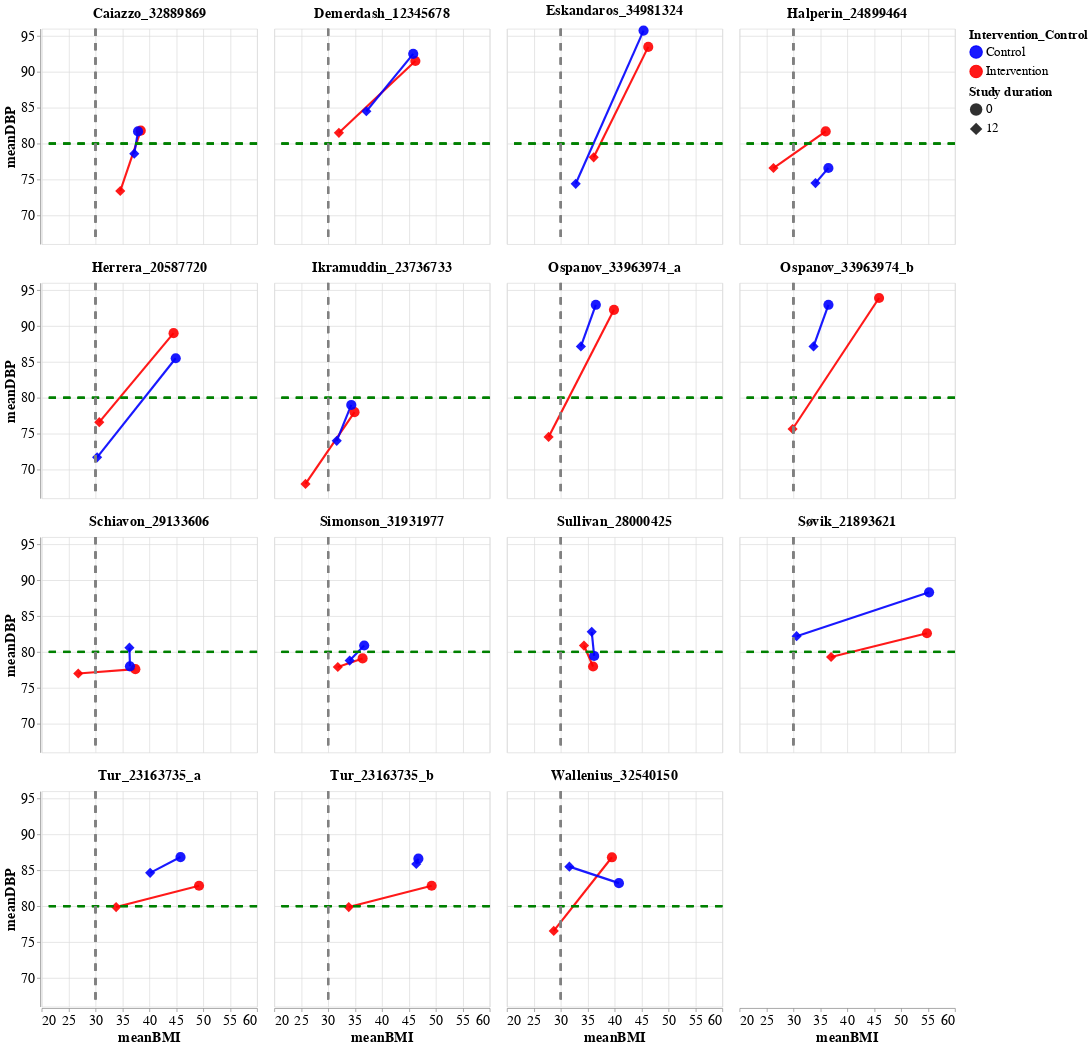

Here is the notebook cell this chart was saved with:
### Code cell
# Read in the Study_Pop_BMI_DBP data
DBP = pd.read_csv("../Data/Study_Pop_BMI_DBP.csv")

# Modify the durationofstudy columns and intervention control

DBP.rename(columns={'durationofstudy': 'Study duration','intervention_control':'Intervention_Control'}, inplace=True) # rename columns in place

# Update the entries in Intervention_control
DBP['Intervention_Control'] = DBP['Intervention_Control'].str.capitalize() # Make the first letter of the entries capital
#DBP
##### Visualize baseline and post-intervention at 12 months - DBP and split some studies with more than 2 treatment groups
df = DBP.loc[DBP['Study duration'].isin ([12,0])]
df = df.loc[~df['pmid'].isin([34554379,194696,25919069,30471927,32805133,1234567,23706413])]# Exclude papers without 12 month measures
P = alt.Chart(df).encode(alt.X('meanBMI').scale(zero=False,domain=[25, 56]),
                         alt.Y('meanDBP').scale(zero=False,domain=[67, 96]),
                         color= alt.Color('Intervention_Control:N').scale(domain=['Control','Intervention'],range=['blue','red']),
                         tooltip=list(df.columns))#,order=alt.Order('durationofstudy:N',sort='ascending'))
p1 = P.mark_line(opacity=0.9,size=3).encode()
p2 = P.mark_point(filled=True, size=200,opacity=0.9).encode(shape=alt.Shape('Study duration:N').scale(range=["circle","diamond"]))
p3= alt.Chart(df).mark_rule(strokeDash=[10, 10],color='green',size=3).encode(y=alt.datum(80))
p4 = alt.Chart(df).mark_rule(strokeDash=[10, 10],color='gray',size=3).encode(x=alt.datum(30))
#p4.mark_text(align='left',dx=5).encode(text='BMI')

main_plot = (p1+p2+p3+p4).facet('Author_pmid',columns = 4, align='all')
DBP_plot = main_plot
DBP_plot.configure_axis(
    labelFontSize=20,
    titleFontSize=20
).configure_title(
    fontSize=20
).configure_legend(
    titleFontSize=18,
    labelFontSize=18,
symbolSize = 300).configure_headerFacet(labelFontSize=20,labelFontWeight='bold', title= None)

### Figure 1 — Vega-Lite specification as saved in the notebook (floating-point values rounded to 4 significant figures)
{"config": {"view": {"continuousWidth": 300, "continuousHeight": 300}, "axis": {"labelFontSize": 20, "titleFontSize": 20}, "headerFacet": {"labelFontSize": 20, "labelFontWeight": "bold", "title": null}, "legend": {"labelFontSize": 18, "symbolSize": 300, "titleFontSize": 18}, "title": {"fontSize": 20}}, "data": {"name": "data-62f3d059395ed5e14e547cfa6a880ec0"}, "facet": {"field": "Author_pmid", "type": "nominal"}, "spec": {"layer": [{"mark": {"type": "line", "opacity": 0.9, "size": 3}, "encoding": {"color": {"field": "Intervention_Control", "scale": {"domain": ["Control", "Intervention"], "range": ["blue", "red"]}, "type": "nominal"}, "tooltip": [{"field": "level_0", "type": "quantitative"}, {"field": "index", "type": "quantitative"}, {"field": "pmid", "type": "quantitative"}, {"field": "doi", "type": "nominal"}, {"field": "author", "type": "nominal"}, {"field": "publicationyear", "type": "quantitative"}, {"field": "population", "type": "nominal"}, {"field": "totalsamplesize", "type": "quantitative"}, {"field": "sex", "type": "nominal"}, {"field": "Study duration", "type": "quantitative"}, {"field": "noofMALES", "type": "quantitative"}, {"field": "noofFEMALES", "type": "quantitative"}, {"field": "meanBMI", "type": "quantitative"}, {"field": "meanDBP", "type": "quantitative"}, {"field": "Intervention_Control", "type": "nominal"}, {"field": "extracted_portion", "type": "nominal"}, {"field": "lname", "type": "nominal"}, {"field": "Author_pmid", "type": "nominal"}], "x": {"field": "meanBMI", "scale": {"zero": false, "domain": [25, 56]}, "type": "quantitative"}, "y": {"field": "meanDBP", "scale": {"zero": false, "domain": [67, 96]}, "type": "quantitative"}}}, {"mark": {"type": "point", "filled": true, "opacity": 0.9, "size": 200}, "encoding": {"color": {"field": "Intervention_Control", "scale": {"domain": ["Control", "Intervention"], "range": ["blue", "red"]}, "type": "nominal"}, "shape": {"field": "Study duration", "scale": {"range": ["circle", "diamond"]}, "type": "nominal"}, "tooltip": [{"field": "level_0", "type": "quantitative"}, {"field": "index", "type": "quantitative"}, {"field": "pmid", "type": "quantitative"}, {"field": "doi", "type": "nominal"}, {"field": "author", "type": "nominal"}, {"field": "publicationyear", "type": "quantitative"}, {"field": "population", "type": "nominal"}, {"field": "totalsamplesize", "type": "quantitative"}, {"field": "sex", "type": "nominal"}, {"field": "Study duration", "type": "quantitative"}, {"field": "noofMALES", "type": "quantitative"}, {"field": "noofFEMALES", "type": "quantitative"}, {"field": "meanBMI", "type": "quantitative"}, {"field": "meanDBP", "type": "quantitative"}, {"field": "Intervention_Control", "type": "nominal"}, {"field": "extracted_portion", "type": "nominal"}, {"field": "lname", "type": "nominal"}, {"field": "Author_pmid", "type": "nominal"}], "x": {"field": "meanBMI", "scale": {"zero": false, "domain": [25, 56]}, "type": "quantitative"}, "y": {"field": "meanDBP", "scale": {"zero": false, "domain": [67, 96]}, "type": "quantitative"}}}, {"mark": {"type": "rule", "color": "green", "size": 3, "strokeDash": [10, 10]}, "encoding": {"y": {"datum": 80}}}, {"mark": {"type": "rule", "color": "gray", "size": 3, "strokeDash": [10, 10]}, "encoding": {"x": {"datum": 30}}}]}, "align": "all", "columns": 4, "$schema": "https://vega.github.io/schema/vega-lite/v5.17.0.json", "datasets": {"data-62f3d059395ed5e14e547cfa6a880ec0": [{"level_0": 0, "index": 0, "pmid": 21893621, "doi": "10.7326/0003-4819-155-5-201109060-00005", "author": " Torgeir T. Søvik", "publicationyear": 2011, "population": "Mixed", "totalsamplesize": 60.0, "sex": "Both", "Study duration": 0.0, "noofMALES": 8.0, "noofFEMALES": 23.0, "meanBMI": 54.8, "meanDBP": 82.6, "Intervention_Control": "Intervention", "extracted_portion": "GB", "lname": "Søvik", "Author_pmid": "Søvik_21893621"}, {"level_0": 1, "index": 1, "pmid": 21893621, "doi": "10.7326/0003-4819-155-5-201109060-00005", "author": " Torgeir T. Søvik", "publicationyear": 2011, "population": "Mixed", "totalsamplesize": 60.0, "sex": "Both", "Study duration": 0.0, "noofMALES": 10.0, "noofFEMALES": 19.0, "meanBMI": 55.2, "meanDBP": 88.3, "Intervention_Control": "Control", "extracted_portion": "DS", "lname": "Søvik", "Author_pmid": "Søvik_21893621"}, {"level_0": 2, "index": 2, "pmid": 20587720, "doi": " 10.2337/dc09-1833", "author": "Miguel F Herrera", "publicationyear": 2010, "population": "EUR", "totalsamplesize": 24.0, "sex": "Both", "Study duration": 0.0, "noofMALES": 3.0, "noofFEMALES": 8.0, "meanBMI": 44.9, "meanDBP": 85.5, "Intervention_Control": "Control", "extracted_portion": "LRYGB_Omentectomy", "lname": "Herrera", "Author_pmid": "Herrera_20587720"}, {"level_0": 3, "index": 3, "pmid": 20587720, "doi": " 10.2337/dc09-1833", "author": "Miguel F Herrera", "publicationyear": 2010, "population": "EUR", "totalsamplesize": 24.0, "sex": "Both", "Study duration": 0.0, "noofMALES": 1.0, "noofFEMALES": 10.0, "meanBMI": 44.5, "meanDBP": 89.0, "Intervention_Control": "Intervention", "extracted_portion": "LRYGB", "lname": "Herrera", "Author_pmid": "Herrera_20587720"}, {"level_0": 4, "index": 4, "pmid": 33963974, "doi": "10.1007/s11695-021-05454-2", "author": "Oral Ospanov", "publicationyear": 2021, "population": "East Asian", "totalsamplesize": 60.0, "sex": "Both", "Study duration": 0.0, "noofMALES": 7.0, "noofFEMALES": 13.0, "meanBMI": 36.51, "meanDBP": 92.95, "Intervention_Control": "Control", "extracted_portion": "HDER", "lname": "Ospanov", "Author_pmid": "Ospanov_33963974_a"}, {"level_0": 5, "index": 4, "pmid": 33963974, "doi": "10.1007/s11695-021-05454-2", "author": "Oral Ospanov", "publicationyear": 2021, "population": "East Asian", "totalsamplesize": 60.0, "sex": "Both", "Study duration": 0.0, "noofMALES": 7.0, "noofFEMALES": 13.0, "meanBMI": 36.51, "meanDBP": 92.95, "Intervention_Control": "Control", "extracted_portion": "HDER", "lname": "Ospanov", "Author_pmid": "Ospanov_33963974_b"}, {"level_0": 6, "index": 5, "pmid": 33963974, "doi": "10.1007/s11695-021-05454-2", "author": "Oral Ospanov", "publicationyear": 2021, "population": "East Asian", "totalsamplesize": 60.0, "sex": "Both", "Study duration": 0.0, "noofMALES": 2.0, "noofFEMALES": 18.0, "meanBMI": 39.88, "meanDBP": 92.25, "Intervention_Control": "Intervention", "extracted_portion": "LOAGB-OSPAN", "lname": "Ospanov", "Author_pmid": "Ospanov_33963974_a"}, {"level_0": 7, "index": 6, "pmid": 33963974, "doi": "10.1007/s11695-021-05454-2", "author": "Oral Ospanov", "publicationyear": 2021, "population": "East Asian", "totalsamplesize": 60.0, "sex": "Both", "Study duration": 0.0, "noofMALES": 5.0, "noofFEMALES": 15.0, "meanBMI": 45.91, "meanDBP": 93.9, "Intervention_Control": "Intervention", "extracted_portion": "LMGB-OAGB", "lname": "Ospanov", "Author_pmid": "Ospanov_33963974_b"}, {"level_0": 10, "index": 9, "pmid": 34981324, "doi": "10.1007/s11695-021-05868-y", "author": "Moheb S Eskandaros ", "publicationyear": 2022, "population": "AFR", "totalsamplesize": 150.0, "sex": "Both", "Study duration": 0.0, "noofMALES": 20.0, "noofFEMALES": 37.0, "meanBMI": 45.37, "meanDBP": 95.74, "Intervention_Control": "Control", "extracted_portion": "L-RYGB", "lname": "Eskandaros", "Author_pmid": "Eskandaros_34981324"}, {"level_0": 11, "index": 10, "pmid": 34981324, "doi": "10.1007/s11695-021-05868-y", "author": "Moheb S Eskandaros ", "publicationyear": 2022, "population": "AFR", "totalsamplesize": 150.0, "sex": "Both", "Study duration": 0.0, "noofMALES": 22.0, "noofFEMALES": 42.0, "meanBMI": 46.25, "meanDBP": 93.47, "Intervention_Control": "Intervention", "extracted_portion": "S-RYGB", "lname": "Eskandaros", "Author_pmid": "Eskandaros_34981324"}, {"level_0": 12, "index": 11, "pmid": 29133606, "doi": "10.1161/CIRCULATIONAHA.117.032130", "author": "Carlos Aurelio Schiavon ", "publicationyear": 2018, "population": "Mixed", "totalsamplesize": 100.0, "sex": "Both", "Study duration": 0.0, "noofMALES": 9.0, "noofFEMALES": 41.0, "meanBMI": 37.4, "meanDBP": 77.6, "Intervention_Control": "Intervention", "extracted_portion": "RYGBplusMT", "lname": "Schiavon", "Author_pmid": "Schiavon_29133606"}, {"level_0": 13, "index": 12, "pmid": 29133606, "doi": "10.1161/CIRCULATIONAHA.117.032130", "author": "Carlos Aurelio Schiavon ", "publicationyear": 2018, "population": "Mixed", "totalsamplesize": 100.0, "sex": "Both", "Study duration": 0.0, "noofMALES": 15.0, "noofFEMALES": 35.0, "meanBMI": 36.4, "meanDBP": 78.0, "Intervention_Control": "Control", "extracted_portion": "MT", "lname": "Schiavon", "Author_pmid": "Schiavon_29133606"}, {"level_0": 14, "index": 13, "pmid": 32540150, "doi": "10.1016/j.soard.2020.04.033", "author": "Ville Wallenius ", "publicationyear": 2020, "population": "EUR", "totalsamplesize": 49.0, "sex": "Both", "Study duration": 0.0, "noofMALES": 13.0, "noofFEMALES": 12.0, "meanBMI": 39.5, "meanDBP": 86.8, "Intervention_Control": "Intervention", "extracted_portion": "RYGB", "lname": "Wallenius", "Author_pmid": "Wallenius_32540150"}, {"level_0": 15, "index": 14, "pmid": 32540150, "doi": "10.1016/j.soard.2020.04.033", "author": "Ville Wallenius ", "publicationyear": 2020, "population": "EUR", "totalsamplesize": 49.0, "sex": "Both", "Study duration": 0.0, "noofMALES": 13.0, "noofFEMALES": 11.0, "meanBMI": 40.8, "meanDBP": 83.2, "Intervention_Control": "Control", "extracted_portion": "SG", "lname": "Wallenius", "Author_pmid": "Wallenius_32540150"}, {"level_0": 20, "index": 19, "pmid": 23163735, "doi": "10.1111/cen.12109", "author": "Juan Jesús Tur", "publicationyear": 2013, "population": "EUR", "totalsamplesize": 143.0, "sex": "Both", "Study duration": 0.0, "noofMALES": 17.0, "noofFEMALES": 43.0, "meanBMI": 45.79, "meanDBP": 86.83, "Intervention_Control": "Control", "extracted_portion": "ILI", "lname": "Tur", "Author_pmid": "Tur_23163735_a"}, {"level_0": 21, "index": 20, "pmid": 23163735, "doi": "10.1111/cen.12109", "author": "Juan Jesús Tur", "publicationyear": 2013, "population": "EUR", "totalsamplesize": 143.0, "sex": "Both", "Study duration": 0.0, "noofMALES": 11.0, "noofFEMALES": 26.0, "meanBMI": 49.23, "meanDBP": 82.84, "Intervention_Control": "Intervention", "extracted_portion": "SOG", "lname": "Tur", "Author_pmid": "Tur_23163735_a"}, {"level_0": 21, "index": 20, "pmid": 23163735, "doi": "10.1111/cen.12109", "author": "Juan Jesús Tur", "publicationyear": 2013, "population": "EUR", "totalsamplesize": 143.0, "sex": "Both", "Study duration": 0.0, "noofMALES": 11.0, "noofFEMALES": 26.0, "meanBMI": 49.23, "meanDBP": 82.84, "Intervention_Control": "Intervention", "extracted_portion": "SOG", "lname": "Tur", "Author_pmid": "Tur_23163735_b"}, {"level_0": 22, "index": 21, "pmid": 23163735, "doi": "10.1111/cen.12109", "author": "Juan Jesús Tur", "publicationyear": 2013, "population": "EUR", "totalsamplesize": 143.0, "sex": "Both", "Study duration": 0.0, "noofMALES": 17.0, "noofFEMALES": 29.0, "meanBMI": 46.76, "meanDBP": 86.61, "Intervention_Control": "Control", "extracted_portion": "COT", "lname": "Tur", "Author_pmid": "Tur_23163735_b"}, {"level_0": 26, "index": 25, "pmid": 32889869, "doi": "10.1097/SLA.0000000000004339", "author": "Robert Caiazzo", "publicationyear": 2020, "population": "EUR", "totalsamplesize": 80.0, "sex": "Both", "Study duration": 0.0, "noofMALES": 15.0, "noofFEMALES": 34.0, "meanBMI": 38.4, "meanDBP": 81.8, "Intervention_Control": "Intervention", "extracted_portion": "DJBL", "lname": "Caiazzo", "Author_pmid": "Caiazzo_32889869"}, {"level_0": 27, "index": 26, "pmid": 32889869, "doi": "10.1097/SLA.0000000000004339", "author": "Robert Caiazzo", "publicationyear": 2020, "population": "EUR", "totalsamplesize": 80.0, "sex": "Both", "Study duration": 0.0, "noofMALES": 11.0, "noofFEMALES": 20.0, "meanBMI": 37.9, "meanDBP": 81.7, "Intervention_Control": "Control", "extracted_portion": "MT", "lname": "Caiazzo", "Author_pmid": "Caiazzo_32889869"}, {"level_0": 28, "index": 27, "pmid": 28000425, "doi": "10.1002/oby.21702", "author": "Shelby Sullivan", "publicationyear": 2016, "population": "EUR", "totalsamplesize": 332.0, "sex": "Both", "Study duration": 0.0, "noofMALES": 10.0, "noofFEMALES": 101.0, "meanBMI": 36.2, "meanDBP": 79.44, "Intervention_Control": "Control", "extracted_portion": "Sham", "lname": "Sullivan", "Author_pmid": "Sullivan_28000425"}, {"level_0": 29, "index": 28, "pmid": 28000425, "doi": "10.1002/oby.21702", "author": "Shelby Sullivan", "publicationyear": 2016, "population": "EUR", "totalsamplesize": 332.0, "sex": "Both", "Study duration": 0.0, "noofMALES": 26.0, "noofFEMALES": 195.0, "meanBMI": 36.0, "meanDBP": 77.97, "Intervention_Control": "Intervention", "extracted_portion": "POSE", "lname": "Sullivan", "Author_pmid": "Sullivan_28000425"}, {"level_0": 30, "index": 29, "pmid": 31931977, "doi": "10.1016/j.soard.2019.03.038", "author": "Donald C Simonson ", "publicationyear": 2019, "population": "Mixed", "totalsamplesize": 40.0, "sex": "Both", "Study duration": 0.0, "noofMALES": 9.0, "noofFEMALES": 9.0, "meanBMI": 36.4, "meanDBP": 79.1, "Intervention_Control": "Intervention", "extracted_portion": "LAGB", "lname": "Simonson", "Author_pmid": "Simonson_31931977"}, {"level_0": 31, "index": 30, "pmid": 31931977, "doi": "10.1016/j.soard.2019.03.038", "author": "Donald C Simonson ", "publicationyear": 2019, "population": "Mixed", "totalsamplesize": 40.0, "sex": "Both", "Study duration": 0.0, "noofMALES": 13.0, "noofFEMALES": 9.0, "meanBMI": 36.7, "meanDBP": 80.9, "Intervention_Control": "Control", "extracted_portion": "DWM", "lname": "Simonson", "Author_pmid": "Simonson_31931977"}, {"level_0": 34, "index": 33, "pmid": 23736733, "doi": "10.1001/jama.2013.5835", "author": "Sayeed Ikramuddin", "publicationyear": 2013, "population": "Mixed", "totalsamplesize": 120.0, "sex": "Both", "Study duration": 0.0, "noofMALES": 22.0, "noofFEMALES": 38.0, "meanBMI": 34.9, "meanDBP": 78.0, "Intervention_Control": "Intervention", "extracted_portion": "RYGBplusLMM", "lname": "Ikramuddin", "Author_pmid": "Ikramuddin_23736733"}, {"level_0": 35, "index": 34, "pmid": 23736733, "doi": "10.1001/jama.2013.5835", "author": "Sayeed Ikramuddin", "publicationyear": 2013, "population": "Mixed", "totalsamplesize": 120.0, "sex": "Both", "Study duration": 0.0, "noofMALES": 26.0, "noofFEMALES": 34.0, "meanBMI": 34.3, "meanDBP": 79.0, "Intervention_Control": "Control", "extracted_portion": "LMM", "lname": "Ikramuddin", "Author_pmid": "Ikramuddin_23736733"}, {"level_0": 41, "index": 40, "pmid": 24899464, "doi": "10.1001/jamasurg.2014.514", "author": "Florencia Halperin", "publicationyear": 2014, "population": "Mixed", "totalsamplesize": 43.0, "sex": "Both", "Study duration": 0.0, "noofMALES": 9.0, "noofFEMALES": 10.0, "meanBMI": 36.5, "meanDBP": 76.6, "Intervention_Control": "Control", "extracted_portion": "WhyWAIT", "lname": "Halperin", "Author_pmid": "Halperin_24899464"}, {"level_0": 42, "index": 41, "pmid": 24899464, "doi": "10.1001/jamasurg.2014.514", "author": "Florencia Halperin", "publicationyear": 2014, "population": "Mixed", "totalsamplesize": 43.0, "sex": "Both", "Study duration": 0.0, "noofMALES": 6.0, "noofFEMALES": 13.0, "meanBMI": 36.0, "meanDBP": 81.7, "Intervention_Control": "Intervention", "extracted_portion": "RYGB", "lname": "Halperin", "Author_pmid": "Halperin_24899464"}, {"level_0": 43, "index": 42, "pmid": 12345678, "doi": "https://doi.org/10.1016/j.ajme.2012.07.002", "author": "Hala Mourad Demerdash", "publicationyear": 2012, "population": "AFR", "totalsamplesize": 40.0, "sex": "Both", "Study duration": 0.0, "noofMALES": 2.0, "noofFEMALES": 14.0, "meanBMI": 46.2, "meanDBP": 91.5, "Intervention_Control": "Intervention", "extracted_portion": "RYGB", "lname": "Demerdash", "Author_pmid": "Demerdash_12345678"}, {"level_0": 44, "index": 43, "pmid": 12345678, "doi": "https://doi.org/10.1016/j.ajme.2012.07.002", "author": "Hala Mourad Demerdash", "publicationyear": 2012, "population": "AFR", "totalsamplesize": 40.0, "sex": "Both", "Study duration": 0.0, "noofMALES": 3.0, "noofFEMALES": 15.0, "meanBMI": 45.8, "meanDBP": 92.5, "Intervention_Control": "Control", "extracted_portion": "BAND", "lname": "Demerdash", "Author_pmid": "Demerdash_12345678"}, {"level_0": 47, "index": 46, "pmid": 31931977, "doi": "10.1016/j.soard.2019.03.038", "author": "Donald C Simonson ", "publicationyear": 2019, "population": "Mixed", "totalsamplesize": 40.0, "sex": "Both", "Study duration": 12.0, "noofMALES": 9.0, "noofFEMALES": 9.0, "meanBMI": 31.8, "meanDBP": 77.9, "Intervention_Control": "Intervention", "extracted_portion": "LAGB", "lname": "Simonson", "Author_pmid": "Simonson_31931977"}, {"level_0": 49, "index": 48, "pmid": 29133606, "doi": "10.1161/CIRCULATIONAHA.117.032130", "author": "Carlos Aurelio Schiavon ", "publicationyear": 2018, "population": "Mixed", "totalsamplesize": 100.0, "sex": "Both", "Study duration": 12.0, "noofMALES": 15.0, "noofFEMALES": 35.0, "meanBMI": 36.3, "meanDBP": 80.6, "Intervention_Control": "Control", "extracted_portion": "MT", "lname": "Schiavon", "Author_pmid": "Schiavon_29133606"}, {"level_0": 51, "index": 50, "pmid": 33963974, "doi": "10.1007/s11695-021-05454-2", "author": "Oral Ospanov", "publicationyear": 2021, "population": "East Asian", "totalsamplesize": 60.0, "sex": "Both", "Study duration": 12.0, "noofMALES": 7.0, "noofFEMALES": 13.0, "meanBMI": 33.74, "meanDBP": 87.15, "Intervention_Control": "Control", "extracted_portion": "HDER", "lname": "Ospanov", "Author_pmid": "Ospanov_33963974_a"}, {"level_0": 52, "index": 50, "pmid": 33963974, "doi": "10.1007/s11695-021-05454-2", "author": "Oral Ospanov", "publicationyear": 2021, "population": "East Asian", "totalsamplesize": 60.0, "sex": "Both", "Study duration": 12.0, "noofMALES": 7.0, "noofFEMALES": 13.0, "meanBMI": 33.74, "meanDBP": 87.15, "Intervention_Control": "Control", "extracted_portion": "HDER", "lname": "Ospanov", "Author_pmid": "Ospanov_33963974_b"}, {"level_0": 54, "index": 52, "pmid": 31931977, "doi": "10.1016/j.soard.2019.03.038", "author": "Donald C Simonson ", "publicationyear": 2019, "population": "Mixed", "totalsamplesize": 40.0, "sex": "Both", "Study duration": 12.0, "noofMALES": 13.0, "noofFEMALES": 9.0, "meanBMI": 34.0, "meanDBP": 78.8, "Intervention_Control": "Control", "extracted_portion": "DWM", "lname": "Simonson", "Author_pmid": "Simonson_31931977"}, {"level_0": 55, "index": 53, "pmid": 20587720, "doi": " 10.2337/dc09-1833", "author": "Miguel F Herrera", "publicationyear": 2010, "population": "EUR", "totalsamplesize": 24.0, "sex": "Both", "Study duration": 12.0, "noofMALES": 3.0, "noofFEMALES": 8.0, "meanBMI": 30.3, "meanDBP": 71.7, "Intervention_Control": "Control", "extracted_portion": "LRYGB_Omentectomy", "lname": "Herrera", "Author_pmid": "Herrera_20587720"}, {"level_0": 57, "index": 55, "pmid": 23736733, "doi": "10.1001/jama.2013.5835", "author": "Sayeed Ikramuddin", "publicationyear": 2013, "population": "Mixed", "totalsamplesize": 120.0, "sex": "Both", "Study duration": 12.0, "noofMALES": 26.0, "noofFEMALES": 34.0, "meanBMI": 31.6, "meanDBP": 74.0, "Intervention_Control": "Control", "extracted_portion": "LMM", "lname": "Ikramuddin", "Author_pmid": "Ikramuddin_23736733"}, {"level_0": 59, "index": 57, "pmid": 32540150, "doi": "10.1016/j.soard.2020.04.033", "author": "Ville Wallenius ", "publicationyear": 2020, "population": "EUR", "totalsamplesize": 49.0, "sex": "Both", "Study duration": 12.0, "noofMALES": 13.0, "noofFEMALES": 12.0, "meanBMI": 28.7, "meanDBP": 76.55, "Intervention_Control": "Intervention", "extracted_portion": "RYGB", "lname": "Wallenius", "Author_pmid": "Wallenius_32540150"}, {"level_0": 62, "index": 60, "pmid": 33963974, "doi": "10.1007/s11695-021-05454-2", "author": "Oral Ospanov", "publicationyear": 2021, "population": "East Asian", "totalsamplesize": 60.0, "sex": "Both", "Study duration": 12.0, "noofMALES": 5.0, "noofFEMALES": 15.0, "meanBMI": 29.85, "meanDBP": 75.65, "Intervention_Control": "Intervention", "extracted_portion": "LMGB-OAGB", "lname": "Ospanov", "Author_pmid": "Ospanov_33963974_b"}, {"level_0": 63, "index": 61, "pmid": 12345678, "doi": "https://doi.org/10.1016/j.ajme.2012.07.002", "author": "Hala Mourad Demerdash", "publicationyear": 2012, "population": "AFR", "totalsamplesize": 40.0, "sex": "Both", "Study duration": 12.0, "noofMALES": 3.0, "noofFEMALES": 15.0, "meanBMI": 37.1, "meanDBP": 84.5, "Intervention_Control": "Control", "extracted_portion": "BAND", "lname": "Demerdash", "Author_pmid": "Demerdash_12345678"}, {"level_0": 64, "index": 62, "pmid": 12345678, "doi": "https://doi.org/10.1016/j.ajme.2012.07.002", "author": "Hala Mourad Demerdash", "publicationyear": 2012, "population": "AFR", "totalsamplesize": 40.0, "sex": "Both", "Study duration": 12.0, "noofMALES": 2.0, "noofFEMALES": 14.0, "meanBMI": 32.0, "meanDBP": 81.5, "Intervention_Control": "Intervention", "extracted_portion": "RYGB", "lname": "Demerdash", "Author_pmid": "Demerdash_12345678"}, {"level_0": 65, "index": 63, "pmid": 32540150, "doi": "10.1016/j.soard.2020.04.033", "author": "Ville Wallenius ", "publicationyear": 2020, "population": "EUR", "totalsamplesize": 49.0, "sex": "Both", "Study duration": 12.0, "noofMALES": 13.0, "noofFEMALES": 11.0, "meanBMI": 31.6, "meanDBP": 85.5, "Intervention_Control": "Control", "extracted_portion": "SG", "lname": "Wallenius", "Author_pmid": "Wallenius_32540150"}, {"level_0": 70, "index": 68, "pmid": 32889869, "doi": "10.1097/SLA.0000000000004339", "author": "Robert Caiazzo", "publicationyear": 2020, "population": "EUR", "totalsamplesize": 80.0, "sex": "Both", "Study duration": 12.0, "noofMALES": 0.0, "noofFEMALES": 0.0, "meanBMI": 34.6, "meanDBP": 73.4, "Intervention_Control": "Intervention", "extracted_portion": "DJBL", "lname": "Caiazzo", "Author_pmid": "Caiazzo_32889869"}, {"level_0": 72, "index": 70, "pmid": 20587720, "doi": " 10.2337/dc09-1833", "author": "Miguel F Herrera", "publicationyear": 2010, "population": "EUR", "totalsamplesize": 24.0, "sex": "Both", "Study duration": 12.0, "noofMALES": 1.0, "noofFEMALES": 10.0, "meanBMI": 30.7, "meanDBP": 76.6, "Intervention_Control": "Intervention", "extracted_portion": "LRYGB", "lname": "Herrera", "Author_pmid": "Herrera_20587720"}, {"level_0": 73, "index": 71, "pmid": 21893621, "doi": "10.7326/0003-4819-155-5-201109060-00005", "author": " Torgeir T. Søvik", "publicationyear": 2011, "population": "Mixed", "totalsamplesize": 60.0, "sex": "Both", "Study duration": 12.0, "noofMALES": 8.0, "noofFEMALES": 23.0, "meanBMI": 37.0, "meanDBP": 79.3, "Intervention_Control": "Intervention", "extracted_portion": "GB", "lname": "Søvik", "Author_pmid": "Søvik_21893621"}, {"level_0": 74, "index": 72, "pmid": 33963974, "doi": "10.1007/s11695-021-05454-2", "author": "Oral Ospanov", "publicationyear": 2021, "population": "East Asian", "totalsamplesize": 60.0, "sex": "Both", "Study duration": 12.0, "noofMALES": 2.0, "noofFEMALES": 18.0, "meanBMI": 27.74, "meanDBP": 74.55, "Intervention_Control": "Intervention", "extracted_portion": "LOAGB-OSPAN", "lname": "Ospanov", "Author_pmid": "Ospanov_33963974_a"}, {"level_0": 75, "index": 73, "pmid": 32889869, "doi": "10.1097/SLA.0000000000004339", "author": "Robert Caiazzo", "publicationyear": 2020, "population": "EUR", "totalsamplesize": 80.0, "sex": "Both", "Study duration": 12.0, "noofMALES": 0.0, "noofFEMALES": 0.0, "meanBMI": 37.2, "meanDBP": 78.6, "Intervention_Control": "Control", "extracted_portion": "MT", "lname": "Caiazzo", "Author_pmid": "Caiazzo_32889869"}, {"level_0": 83, "index": 81, "pmid": 21893621, "doi": "10.7326/0003-4819-155-5-201109060-00005", "author": " Torgeir T. Søvik", "publicationyear": 2011, "population": "Mixed", "totalsamplesize": 60.0, "sex": "Both", "Study duration": 12.0, "noofMALES": 10.0, "noofFEMALES": 19.0, "meanBMI": 30.6, "meanDBP": 82.2, "Intervention_Control": "Control", "extracted_portion": "DS", "lname": "Søvik", "Author_pmid": "Søvik_21893621"}, {"level_0": 84, "index": 82, "pmid": 24899464, "doi": "10.1001/jamasurg.2014.514", "author": "Florencia Halperin", "publicationyear": 2014, "population": "Mixed", "totalsamplesize": 43.0, "sex": "Both", "Study duration": 12.0, "noofMALES": 9.0, "noofFEMALES": 10.0, "meanBMI": 34.1, "meanDBP": 74.5, "Intervention_Control": "Control", "extracted_portion": "WhyWAIT", "lname": "Halperin", "Author_pmid": "Halperin_24899464"}, {"level_0": 87, "index": 85, "pmid": 28000425, "doi": "10.1002/oby.21702", "author": "Shelby Sullivan", "publicationyear": 2016, "population": "EUR", "totalsamplesize": 332.0, "sex": "Both", "Study duration": 12.0, "noofMALES": 26.0, "noofFEMALES": 195.0, "meanBMI": 34.31, "meanDBP": 80.89, "Intervention_Control": "Intervention", "extracted_portion": "POSE", "lname": "Sullivan", "Author_pmid": "Sullivan_28000425"}, {"level_0": 91, "index": 89, "pmid": 29133606, "doi": "10.1161/CIRCULATIONAHA.117.032130", "author": "Carlos Aurelio Schiavon ", "publicationyear": 2018, "population": "Mixed", "totalsamplesize": 100.0, "sex": "Both", "Study duration": 12.0, "noofMALES": 9.0, "noofFEMALES": 41.0, "meanBMI": 26.8, "meanDBP": 77.0, "Intervention_Control": "Intervention", "extracted_portion": "RYGBplusMT", "lname": "Schiavon", "Author_pmid": "Schiavon_29133606"}, {"level_0": 98, "index": 96, "pmid": 34981324, "doi": "10.1007/s11695-021-05868-y", "author": "Moheb S Eskandaros ", "publicationyear": 2022, "population": "AFR", "totalsamplesize": 150.0, "sex": "Both", "Study duration": 12.0, "noofMALES": 22.0, "noofFEMALES": 42.0, "meanBMI": 36.12, "meanDBP": 78.09, "Intervention_Control": "Intervention", "extracted_portion": "S-RYGB", "lname": "Eskandaros", "Author_pmid": "Eskandaros_34981324"}, {"level_0": 99, "index": 97, "pmid": 23736733, "doi": "10.1001/jama.2013.5835", "author": "Sayeed Ikramuddin", "publicationyear": 2013, "population": "Mixed", "totalsamplesize": 120.0, "sex": "Both", "Study duration": 12.0, "noofMALES": 22.0, "noofFEMALES": 38.0, "meanBMI": 25.8, "meanDBP": 68.0, "Intervention_Control": "Intervention", "extracted_portion": "RYGBplusLMM", "lname": "Ikramuddin", "Author_pmid": "Ikramuddin_23736733"}, {"level_0": 103, "index": 101, "pmid": 23163735, "doi": "10.1111/cen.12109", "author": "Juan Jesús Tur", "publicationyear": 2013, "population": "EUR", "totalsamplesize": 143.0, "sex": "Both", "Study duration": 12.0, "noofMALES": 0.0, "noofFEMALES": 0.0, "meanBMI": 33.83, "meanDBP": 79.87, "Intervention_Control": "Intervention", "extracted_portion": "SOG", "lname": "Tur", "Author_pmid": "Tur_23163735_a"}, {"level_0": 103, "index": 101, "pmid": 23163735, "doi": "10.1111/cen.12109", "author": "Juan Jesús Tur", "publicationyear": 2013, "population": "EUR", "totalsamplesize": 143.0, "sex": "Both", "Study duration": 12.0, "noofMALES": 0.0, "noofFEMALES": 0.0, "meanBMI": 33.83, "meanDBP": 79.87, "Intervention_Control": "Intervention", "extracted_portion": "SOG", "lname": "Tur", "Author_pmid": "Tur_23163735_b"}, {"level_0": 104, "index": 102, "pmid": 24899464, "doi": "10.1001/jamasurg.2014.514", "author": "Florencia Halperin", "publicationyear": 2014, "population": "Mixed", "totalsamplesize": 43.0, "sex": "Both", "Study duration": 12.0, "noofMALES": 6.0, "noofFEMALES": 13.0, "meanBMI": 26.3, "meanDBP": 76.6, "Intervention_Control": "Intervention", "extracted_portion": "RYGB", "lname": "Halperin", "Author_pmid": "Halperin_24899464"}, {"level_0": 107, "index": 105, "pmid": 34981324, "doi": "10.1007/s11695-021-05868-y", "author": "Moheb S Eskandaros ", "publicationyear": 2022, "population": "AFR", "totalsamplesize": 150.0, "sex": "Both", "Study duration": 12.0, "noofMALES": 20.0, "noofFEMALES": 37.0, "meanBMI": 32.78, "meanDBP": 74.4, "Intervention_Control": "Control", "extracted_portion": "L-RYGB", "lname": "Eskandaros", "Author_pmid": "Eskandaros_34981324"}, {"level_0": 111, "index": 109, "pmid": 23163735, "doi": "10.1111/cen.12109", "author": "Juan Jesús Tur", "publicationyear": 2013, "population": "EUR", "totalsamplesize": 143.0, "sex": "Both", "Study duration": 12.0, "noofMALES": 0.0, "noofFEMALES": 0.0, "meanBMI": 40.15, "meanDBP": 84.63, "Intervention_Control": "Control", "extracted_portion": "ILI", "lname": "Tur", "Author_pmid": "Tur_23163735_a"}, {"level_0": 113, "index": 111, "pmid": 28000425, "doi": "10.1002/oby.21702", "author": "Shelby Sullivan", "publicationyear": 2016, "population": "EUR", "totalsamplesize": 332.0, "sex": "Both", "Study duration": 12.0, "noofMALES": 10.0, "noofFEMALES": 101.0, "meanBMI": 35.75, "meanDBP": 82.8, "Intervention_Control": "Control", "extracted_portion": "Sham", "lname": "Sullivan", "Author_pmid": "Sullivan_28000425"}, {"level_0": 115, "index": 113, "pmid": 23163735, "doi": "10.1111/cen.12109", "author": "Juan Jesús Tur", "publicationyear": 2013, "population": "EUR", "totalsamplesize": 143.0, "sex": "Both", "Study duration": 12.0, "noofMALES": 0.0, "noofFEMALES": 0.0, "meanBMI": 46.37, "meanDBP": 85.86, "Intervention_Control": "Control", "extracted_portion": "COT", "lname": "Tur", "Author_pmid": "Tur_23163735_b"}]}}
